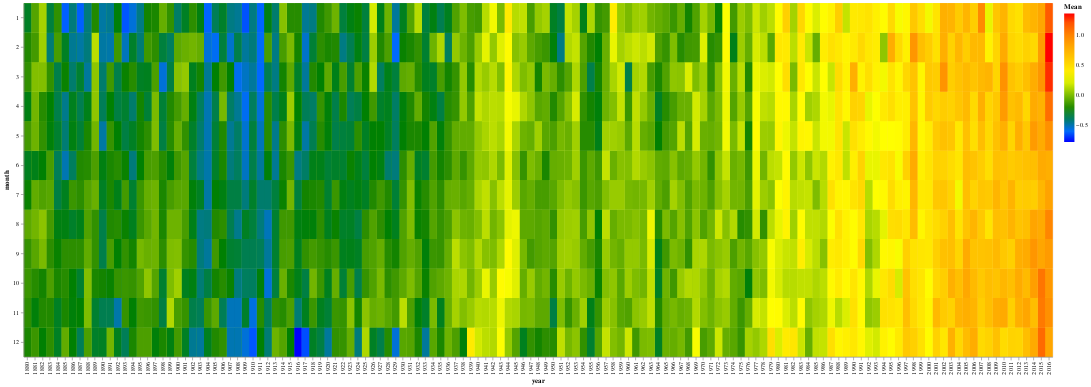

Source (notebook cell):
### Code cell
import altair as alt 

alt.Chart(df).mark_rect().encode( 
    x= 'year:O' , 
    y= 'month:O' , 
    color=alt.Color( 'Mean:Q' , scale=alt.Scale( range =['blue','green', 'yellow','orange','red'])) 
).properties(width= 1600,height=550)

### Figure 1 — Vega-Lite specification as saved in the notebook (floating-point values rounded to 4 significant figures; data arrays with more than 128 entries replaced by an {"elided": "..."} marker saying what was removed)
{"config": {"view": {"continuousWidth": 400, "continuousHeight": 300}}, "data": {"name": "data-2fa3d14a779145597faf2184d40fcbef"}, "mark": "rect", "encoding": {"color": {"field": "Mean", "scale": {"range": ["blue", "green", "yellow", "orange", "red"]}, "type": "quantitative"}, "x": {"field": "year", "type": "ordinal"}, "y": {"field": "month", "type": "ordinal"}}, "height": 550, "width": 1600, "$schema": "https://vega.github.io/schema/vega-lite/v4.17.0.json", "datasets": {"data-2fa3d14a779145597faf2184d40fcbef": {"elided": "3288 records"}}}
